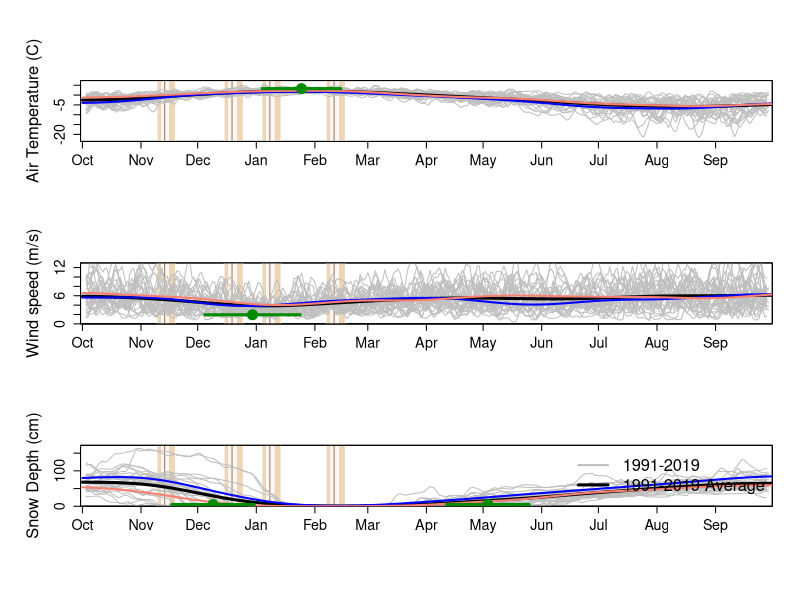

The R source for this figure:
require(lubridate)
require(zoo)
require(ggplot2)
require(reshape2)
require(openxlsx)

####### early vs lat ice yrs. 
late <- c(1991, 1994, 2004, 2013, 2015) 
early<- c (1992, 1998, 2007, 2008, 2010)

#### directories 
data_wd<-"~/Desktop/CodeData/DATA/"
plot_wd<-"~/Desktop/CodeData/PLOTS/"

####### Load Data ########
setwd(data_wd)
mn_repro_dates <- read.xlsx("Pal Datasets.xlsx", sheet = "Adélie", skipEmptyRows = FALSE)
weather <- read.xlsx("Pal Datasets.xlsx", sheet = "Weather", skipEmptyRows = FALSE)


####### Loop through each season to pull out min/max for variable of interest #####
Peaks_wind_temp<-NULL
all_data<-NULL
snow_time_duration<-NULL

for(g in 1:length(unique(weather$Season))){

this_yr<-unique(weather$Season)[g]; print(this_yr)
v1<-subset(weather, weather$Season == this_yr)
v1<-v1[order(v1$Days.Sept30),]
if(g == 25){v1<-v1[-366,]}

#missing big chunks in some years. 
if(length(v1$Days.Sept30)< 365){
newT<-1:max(v1$Days.Sept30)
v1<-v1[match(newT,v1[,"Days.Sept30"]),]
v1$Days.Sept30<-newT
} 

####### the approx if there are NAs
v1$Depth.at.Snowstake..cm.<-na.approx(v1$Depth.at.Snowstake..cm.)
v1$Temperature.Average..C.<-na.approx(v1$Temperature.Average..C.)
v1$Windspeed.Average<-na.approx(v1$Windspeed.Average)
all_data<-rbind(all_data, v1)

###### calculate peaks and valleys for each  yr and each vairable. 
temp1<- rollmean(v1$Temperature.Average..C., k=10,fill=NA)
wind1<-rollmean(v1$Windspeed.Average, k=10,fill=NA)
snow0<-which(v1$Depth.at.Snowstake..cm.==0)

#for wind speed focus on spring-summer-fall season
Peaks_wind_temp<-rbind(Peaks_wind_temp, rbind(
c("Air_temp",  this_yr, v1$Days.Sept30[which.max(temp1)], temp1[which.max(temp1)]),
c("wind",  this_yr, v1$Days.Sept30[30:150][which.min(wind1[30:150])] ,wind1[30:150][which.min(wind1[30:150])])))

snow_time_duration<-rbind(snow_time_duration, c( this_yr,min(v1$Days.Sept30[snow0]), max(v1$Days.Sept30[snow0]), max(v1$Days.Sept30[snow0])-min(v1$Days.Sept30[snow0]) ))


###check plot 
#dev.new()
#temp
#plot(v1$Days.Sept30, v1$Temperature.Average..C., type="o", main=g, ylim=c(-20,10))
#lines(v1$Days.Sept30,temp1, col="green",lwd=2)
#abline(v= v1$Days.Sept30[which.max(temp1)], col="green")

#wind
#plot(v1$Days.Sept30, v1$Windspeed.Average, type="o", main=g,ylim=c(0,25))
#lines(v1$Days.Sept30,wind1, col="green",lwd=2)
#abline(v= v1$Days.Sept30[30:150][which.min(wind1[30:150])], col="green")

#snow 
#plot(v1$Days.Sept30, v1$Depth.at.Snowstake..cm., type="o", main=g)
#abline(v= min(v1$Days.Sept30[snow0]), col="green")
#abline(v= max(v1$Days.Sept30[snow0]), col="green")
#########
}


 ######### save
colnames(Peaks_wind_temp)<-c("variable", "season", "day_of_peak","value")
Peaks_wind_temp<-as.data.frame( Peaks_wind_temp)
 Peaks_wind_temp[,2]<-as.numeric(as.character( Peaks_wind_temp[,2]))
 Peaks_wind_temp[,3]<-as.numeric( as.character( Peaks_wind_temp[,3]))
 Peaks_wind_temp[,4]<-as.numeric( as.character( Peaks_wind_temp[,4]))
 Peaks_wind_temp[30,3]<-100#in the case of ties choose first value
# save(Peaks_wind_temp, file="Peaks_wind_temp.Rdata")
 
 colnames(snow_time_duration)<-c("season", "day_start0snow", "day_end0snow", "duration")
 #save(snow_time_duration, file="snow_time_duration.Rdata")
 

##############  FIGURE #####################  
 
######## Labeling dates
dates<-as.Date(c("2020-10-01", "2020-11-01" ,"2020-12-01" ,"2021-01-01", "2021-02-01", "2021-03-01", "2021-04-01", "2021-05-01", "2021-06-01", "2021-07-01", "2021-08-01" ,"2021-09-01"))
#day that coresponds to 1st of the month
day_since_sept30<-c(1, 32, 62 ,93, 124, 152, 183, 213, 244, 274, 305, 336)

setwd(plot_wd)
pdf("Weather_summary_phenology_highlight earlylate.pdf", height=10, width=6)

colnames_id<-c( "Air Temperature (C)", "Wind speed (m/s)", "Snow Depth (cm)")
par(mfrow=c(3,1)); par(oma=c(2,2,2,0))

for(z in 1:3){  # temp, wind, snow depth
  
  column <- c(6:8)[z] 
  if(column==7){
    limz<- c(0, 13)
  }else{
    limz<-range(weather[,column],na.rm=TRUE)
  }
  
  plot(NA,NA, col="lightgray", xlim=c(0,366), ylim= limz, xlab="", ylab=colnames_id[z], cex.lab=1.5, cex.axis=1.3,xaxs="i",yaxs="i", xaxt="n")
  axis(1, at=day_since_sept30, label=format(dates, "%b"),cex.axis=1.3)
  
  ############## and quantiles and mean penguin dates 
  id1<-1
  id2<-5
  col1<-"bisque2" 
  rect(quantile(mn_repro_dates[,2], na.rm=TRUE)[id1], -1000, quantile(mn_repro_dates[,2], na.rm=TRUE)[id2], 1000, col=col1, border=F)
  rect(quantile(mn_repro_dates[,3], na.rm=TRUE)[id1], -1000, quantile(mn_repro_dates[,3], na.rm=TRUE)[id2], 1000, col=col1, border=F)
  rect(quantile(mn_repro_dates[,4], na.rm=TRUE)[id1], -1000, quantile(mn_repro_dates[,4], na.rm=TRUE)[id2], 1000, col=col1, border=F)
  rect(quantile(mn_repro_dates[,5], na.rm=TRUE)[id1], -1000, quantile(mn_repro_dates[,5], na.rm=TRUE)[id2], 1000, col=col1, border=F)
  id1<-2
  id2<-4
  col2<-"seashell1" 
  rect(quantile(mn_repro_dates[,2], na.rm=TRUE)[id1], -1000, quantile(mn_repro_dates[,2], na.rm=TRUE)[id2], 1000, col=col2, border=F)
  rect(quantile(mn_repro_dates[,3], na.rm=TRUE)[id1], -1000, quantile(mn_repro_dates[,3], na.rm=TRUE)[id2], 1000, col=col2, border=F)
  rect(quantile(mn_repro_dates[,4], na.rm=TRUE)[id1], -1000, quantile(mn_repro_dates[,4], na.rm=TRUE)[id2], 1000, col=col2, border=F)
  rect(quantile(mn_repro_dates[,5], na.rm=TRUE)[id1], -1000, quantile(mn_repro_dates[,5], na.rm=TRUE)[id2], 1000, col=col2, border=F)
  
  # add repro means 
  abline(v= mean(mn_repro_dates[,2], na.rm=TRUE), col="bisque4")#lay
  abline(v= mean(mn_repro_dates[,3], na.rm=TRUE), col="bisque4")#hatch
  abline(v= mean(mn_repro_dates[,4], na.rm=TRUE), col="bisque4")#crit per
  abline(v= mean(mn_repro_dates[,5], na.rm=TRUE), col="bisque4")# fledge
  ############## ############## ############## 
  
#plot line for each year 
  for(q in 1:length(unique(all_data$Season))){
    yr1<-subset(all_data, all_data$Season == unique(all_data$Season)[q])
    yr1<-yr1[order(yr1$Days.Sept30),]
      VAR<-rollmean( yr1[,column], k=5,fill=NA)
    lines(time(yr1$Days.Sept30),VAR, col="gray")
  }
  
   mn_yrs<-aggregate(all_data[,column], by=list(all_data$Days.Sept30),FUN=mean, na.rm=TRUE )
  VAR_mn<-ksmooth(time(  mn_yrs$Group.1),   mn_yrs[,2], "normal", bandwidth = 50)
  lines(VAR_mn, col="black", lwd=3)
  box()
  
  ####### add early and late ice years
  ice_reorg_late<-all_data[which(all_data$Season %in% late==T),]
  ice_reorg_late<-aggregate(ice_reorg_late, by=list(ice_reorg_late$Days.Sept30),FUN=mean, na.rm=TRUE )
  agg_ice<-ice_reorg_late[order(ice_reorg_late$Days.Sept30),]
  lines(ksmooth(time(agg_ice$Group.1), agg_ice[,column+1], "normal", bandwidth = 50), col="blue", lwd=2)
  
  ice_reorg_early<-all_data[which(all_data$Season %in% early==T),]
  ice_reorg_early<-aggregate(ice_reorg_early, by=list(ice_reorg_early$Days.Sept30),FUN=mean, na.rm=TRUE )
  agg_ice<-ice_reorg_early[order(ice_reorg_early$Days.Sept30),]
  lines(ksmooth(time(agg_ice$Group.1), agg_ice[,column+1], "normal", bandwidth = 50), col="salmon", lwd=2)
  
  ##### ad mn/sd in peak/valley
  summ_wind<-Peaks_wind_temp[which(Peaks_wind_temp[,1]=="wind"),]
  summ_temp<- Peaks_wind_temp[which(Peaks_wind_temp[,1]=="Air_temp"),]
  
  pt_COL<-"green4"
  lwd_id<-3
  cex_id<-3
  if(column==6){ #Air temp 
    points(mean(summ_temp$day_of_peak), mean(summ_temp$value) , cex=cex_id, pch=20, col=  pt_COL)
    #sd for day of peak 
    segments(mean(summ_temp$day_of_peak)- sd(summ_temp$day_of_peak) ,mean(summ_temp$value),
             mean(summ_temp$day_of_peak)+ sd(summ_temp$day_of_peak), mean(summ_temp$value), col=  pt_COL,lwd=lwd_id)
    #sd for magnitude of wind speed 
    segments(mean(summ_temp$day_of_peak), mean(summ_temp$value)- sd(summ_temp$value),
             mean(summ_temp$day_of_peak), mean(summ_temp$value)+ sd(summ_temp$value),col=  pt_COL, lwd=lwd_id)
  }
  if(column==7){#wind
    points(mean(summ_wind$day_of_peak), mean(summ_wind$value) , cex=cex_id, pch=20,col=  pt_COL)
    #sd for day of peak 
    segments(mean(summ_wind$day_of_peak)- sd(summ_wind$day_of_peak) ,mean(summ_wind$value),
             mean(summ_wind$day_of_peak)+ sd(summ_wind$day_of_peak), mean(summ_wind$value),col=  pt_COL, lwd=lwd_id)
    #sd for magnitude of wind speed 
    segments(mean(summ_wind$day_of_peak), mean(summ_wind$value)- sd(summ_wind$value),
             mean(summ_wind$day_of_peak), mean(summ_wind$value)+ sd(summ_wind$value),col=  pt_COL, lwd=lwd_id)
    
  }
  if(column==8){ #snow 
    xxx<-5
    points(mean(snow_time_duration[,2]), xxx, cex=cex_id, pch=20,col=  pt_COL)
    #sd first day 0 zero snow
    segments(mean(snow_time_duration[,2])- sd(snow_time_duration[,2]) ,xxx,
             mean(snow_time_duration[,2])+ sd(snow_time_duration[,2]), xxx,col=  pt_COL, lwd=lwd_id)
    #sd last day 0 zero snow
    points(mean(snow_time_duration[,3]), xxx, cex=cex_id, pch=20,col=  pt_COL)
    segments(mean(snow_time_duration[,3])- sd(snow_time_duration[,3]) ,xxx,
             mean(snow_time_duration[,3])+ sd(snow_time_duration[,3]), xxx,col=  pt_COL, lwd=lwd_id)
  }
}
legend("topright", c("1991-2019", "1991-2019 Average" ), lwd=c(2,3), col=c("gray", "black"), bty="n", cex=1.5)

dev.off()
#################################################################










